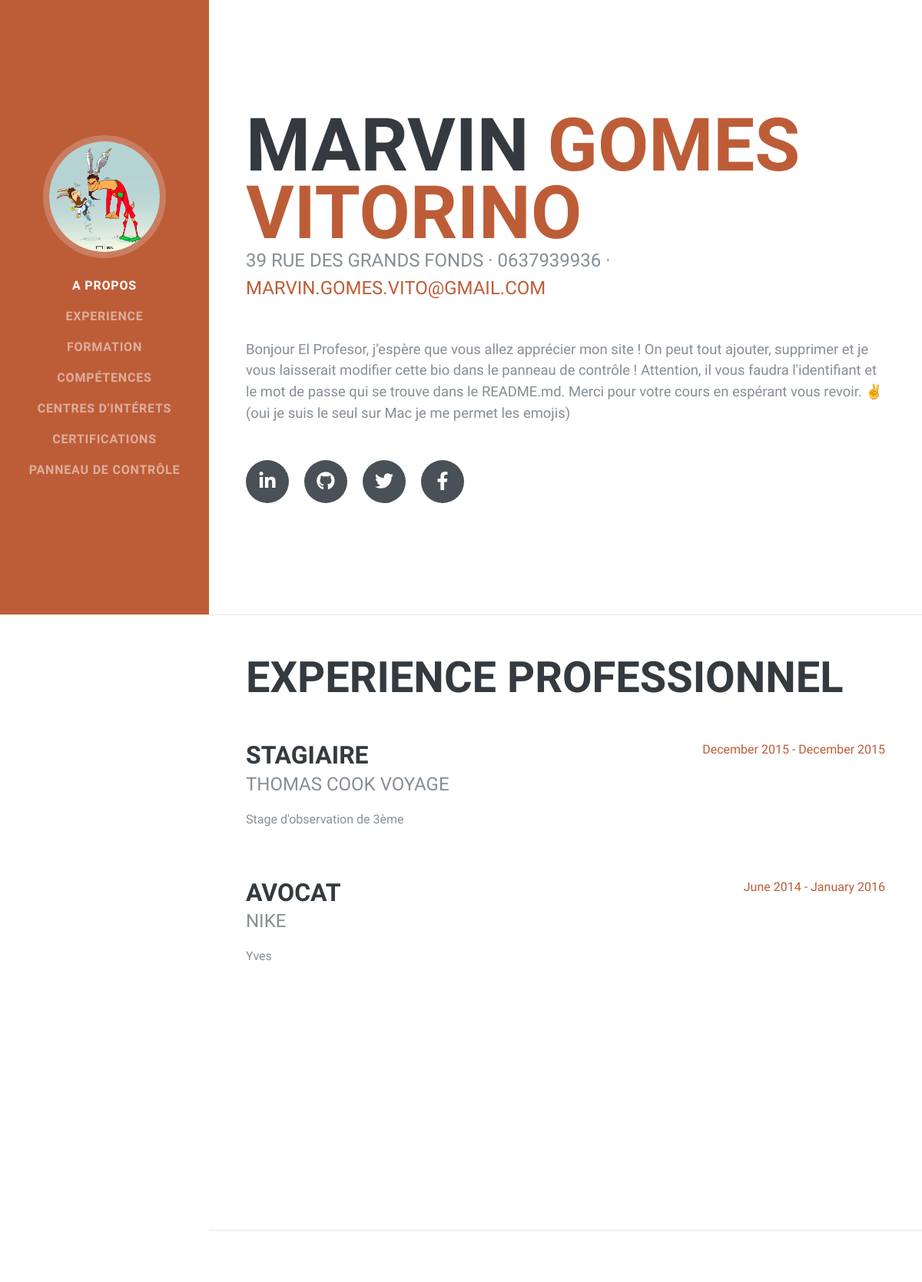
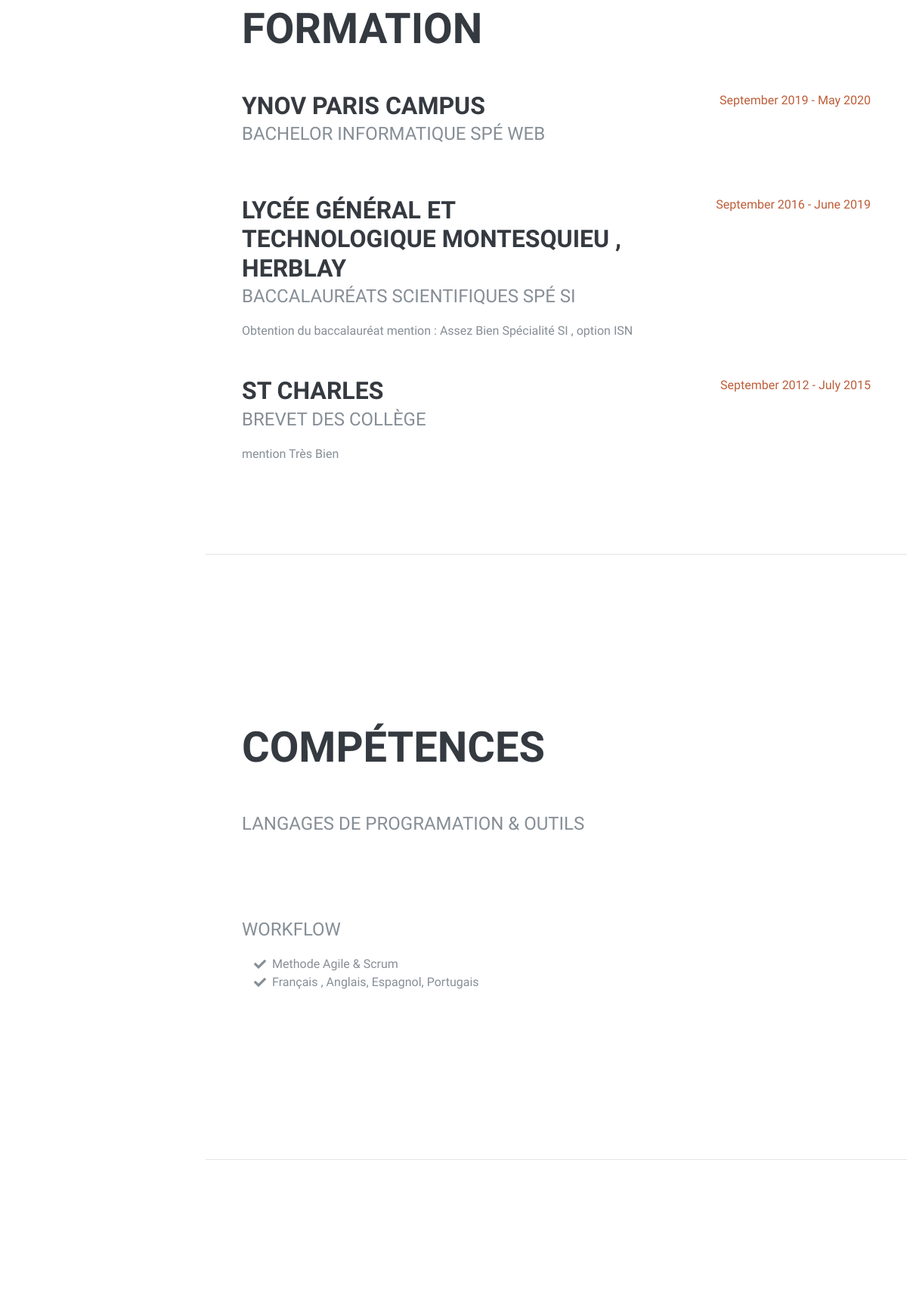
The page / (upper part) on the database its author committed (2 pictures, top to bottom).
### tables this page shows
CREATE TABLE `user` (
  `id_user` int(11) NOT NULL,
  `prenom` varchar(255) NOT NULL,
  `nom` varchar(255) NOT NULL,
  `adresse` text NOT NULL,
  `num` varchar(11) NOT NULL,
  `bio` text NOT NULL,
  `email` varchar(255) NOT NULL,
  `fb` text,
  `twitter` text,
  `linkedin` text,
  `github` text,
  `username` varchar(60) NOT NULL,
  `password` varchar(60) NOT NULL,
  `img` text NOT NULL
);

CREATE TABLE `experience` (
  `id_exp` int(11) NOT NULL,
  `entreprise` varchar(255) NOT NULL,
  `metier` varchar(255) NOT NULL,
  `description` text,
  `date_debut` date NOT NULL,
  `date_fin` date DEFAULT NULL
);

CREATE TABLE `formation` (
  `id_forma` int(11) NOT NULL,
  `nom_univ` varchar(255) NOT NULL,
  `nom_diplome` varchar(255) NOT NULL,
  `description` text,
  `date_debut` date NOT NULL,
  `date_fin` date DEFAULT NULL
);

CREATE TABLE `competences` (
  `id_competences` int(11) NOT NULL,
  `description` text
);

### inc/db.php (called while the page is built, shortened)
<?php
$pdo = new PDO('mysql:host=localhost;dbname=marvinvitorino', 'root', 'root');
$utilisateur = $pdo->query("SELECT * FROM user ")->fetch(PDO::FETCH_OBJ);
$resultat_exp = $pdo->query("SELECT * FROM experience");
$resultat_forma = $pdo->query("SELECT * FROM formation");
$resultat_comp = $pdo->query("SELECT * FROM competences");

### index.php (the view, shortened to what this page needs)
<?php
require_once 'inc/db.php';
?>
<!DOCTYPE html>
<html lang="fr">
<head>
  <link href="vendor/bootstrap/css/bootstrap.min.css" rel="stylesheet">
  <link href="vendor/fontawesome-free/css/all.min.css" rel="stylesheet">
  <link rel="stylesheet" href="https://cdn.rawgit.com/konpa/devicon/df6431e323547add1b4cf45992913f15286456d3/devicon.min.css">
  <link href="css/resume.min.css" rel="stylesheet">
</head>
<body id="page-top">
  <nav class="navbar navbar-expand-lg navbar-dark bg-primary fixed-top" id="sideNav">
    <a class="navbar-brand js-scroll-trigger" href="#page-top">
      <span class="d-none d-lg-block">
        <img class="img-fluid img-profile rounded-circle mx-auto mb-2" src="<?php echo $utilisateur->img ?>" alt="">
      </span>
    </a>
    <div class="collapse navbar-collapse" id="navbarSupportedContent">
      <ul class="navbar-nav">
        <li class="nav-item">
          <a class="nav-link js-scroll-trigger" href="#about">A Propos</a>
        </li>
        <li class="nav-item">
          <a class="nav-link js-scroll-trigger" href="#experience">Experience</a>
        </li>
        <li class="nav-item">
          <a class="nav-link js-scroll-trigger" href="#education">Formation</a>
        </li>
        <li class="nav-item">
          <a class="nav-link js-scroll-trigger" href="#skills">Compétences</a>
        </li>
        <li class="nav-item">
          <a class="nav-link js-scroll-trigger" href="#interests">Centres d'intérets</a>
        </li>
        <li class="nav-item">
          <a class="nav-link js-scroll-trigger" href="#awards">Certifications</a>
        </li>
        <li class="nav-item">
          <a class="nav-link js-scroll-trigger" href="admin.php">Panneau de Contrôle</a>
        </li>
      </ul>
    </div>
  </nav>
  <div class="container-fluid p-0">
    <section class="resume-section p-3 p-lg-5 d-flex align-items-center" id="about">
      <div class="w-100">
        <h1 class="mb-0"><?php echo $utilisateur->prenom ?>
          <span class="text-primary"><?php echo $utilisateur->nom ?></span>
        </h1>
        <div class="subheading mb-5"><?php echo $utilisateur->adresse ?> · <?php echo $utilisateur->num ?> ·
          <a href="mailto:<?php echo $utilisateur->email ?>"><?php echo $utilisateur->email ?></a>
        </div>
        <p class="lead mb-5"><?php echo $utilisateur->bio ?></p>
        <div class="social-icons">
          <a href="http://<?php echo $utilisateur->linkedin ?>">
            <i class="fab fa-linkedin-in"></i>
          </a>
          <a href="http://<?php echo $utilisateur->github ?>">
            <i class="fab fa-github"></i>
          </a>
          <a href="http://<?php echo $utilisateur->twitter ?>">
            <i class="fab fa-twitter"></i>
          </a>
          <a href="http://<?php echo $utilisateur->fb ?>">
            <i class="fab fa-facebook-f"></i>
          </a>
        </div>
      </div>
    </section>
    <hr class="m-0">
    <section class="resume-section p-3 p-lg-5 d-flex justify-content-center" id="experience">
      <div class="w-100">
        <h2 class="mb-5">Experience professionnel</h2>
        <?php while ($experience = $resultat_exp->fetch(PDO::FETCH_OBJ)) :
          $date_debut = new DateTime($experience->date_debut);
        ?>
          <div class="resume-item d-flex flex-column flex-md-row justify-content-between mb-5">
            <div class="resume-content">
              <h3 class="mb-0"><?php echo $experience->metier ?></h3>
              <div class="subheading mb-3"><?php echo $experience->entreprise ?></div>
              <p><?php echo $experience->description ?></p>
            </div>
            <div class="resume-date text-md-right">
              <span class="text-primary"><?php echo $date_debut->format('F Y'); ?> - <?php if (($experience->date_fin == NULL) or empty($experience->date_fin)) {
                                                                                        $date_fin = date("F Y");
                                                                                        echo $date_fin;
                                                                                      } else {
                                                                                        $date_fin = new DateTime($experience->date_fin);
                                                                                        echo $date_fin->format('F Y');
                                                                                      } ?></span>
            </div>
          </div>
        <?php
        endwhile ?>
      </div>
    </section>
    <hr class="m-0">
    <section class="resume-section p-3 p-lg-5 d-flex align-items-center" id="education">
      <div class="w-100">
        <h2 class="mb-5">Formation</h2>
        <?php while ($formation = $resultat_forma->fetch(PDO::FETCH_OBJ)) {
          $date_debut = new DateTime($formation->date_debut);
          $date_fin = new DateTime($formation->date_fin); ?>
          <div class="resume-item d-flex flex-column flex-md-row justify-content-between mb-5">
            <div class="resume-content">
              <h3 class="mb-0"><?php echo $formation->nom_univ ?></h3>
              <div class="subheading mb-3"><?php echo $formation->nom_diplome ?></div>
              <div><?php echo $formation->description ?></div>
            </div>
            <div class="resume-date text-md-right">
              <span class="text-primary"><?php echo $date_debut->format('F Y'); ?> - <?php if (($formation->date_fin == NULL) or empty($formation->date_fin)) {
                                                                                        $date_fin = date("F Y");
                                                                                        echo $date_fin;
                                                                                      } else {
                                                                                        $date_fin = new DateTime($formation->date_fin);
                                                                                        echo $date_fin->format('F Y');
                                                                                      } ?></span>
            </div>
          </div>
        <?php } ?>
      </div>
    </section>
    <hr class="m-0">
    <section class="resume-section p-3 p-lg-5 d-flex align-items-center" id="skills">
      <div class="w-100">
        <h2 class="mb-5">Compétences</h2>
        <div class="subheading mb-3">Langages de Programation &amp; Outils</div>
        <ul class="list-inline dev-icons">
        </ul>
        <div class="subheading mb-3">Workflow</div>
        <ul class="fa-ul mb-0">
          <?php while ($competence = $resultat_comp->fetch(PDO::FETCH_OBJ)) : ?>
            <li>
              <i class="fa-li fa fa-check"></i>
              <?php echo $competence->description ?></li>
          <?php endwhile ?>
        </ul>
      </div>
    </section>
    <hr class="m-0">
    <section class="resume-section p-3 p-lg-5 d-flex align-items-center" id="interests">
    </section>
  </div>
</body>
</html>

### rows shown on the page
user: img (picture), prenom "MARVIN", nom "GOMES VITORINO", adresse "39 RUE DES GRANDS FONDS", num "0637939936", email "MARVIN.GOMES.VITO@GMAIL.COM", bio "Bonjour El Profesor, j’espère que vous allez apprécier mon site ! On peut tout ajouter, supprimer et je vous laisserait modifier cette bio dans le panneau de contrôle ! Attention, il vous faudra l'identifiant et le mot de passe qui se trouve dans le README.md. Merci pour votre cours en espérant vous revoir. ✌️(oui je suis le seul sur Mac je me permet les emojis)"
experience: metier "STAGIAIRE", entreprise "THOMAS COOK VOYAGE", description "Stage d'observation de 3ème", date_debut "December 2015", date_fin "December 2015"
experience: metier "AVOCAT", entreprise "NIKE", description "Yves", date_debut "June 2014", date_fin "January 2016"
formation: nom_univ "YNOV PARIS CAMPUS", nom_diplome "BACHELOR INFORMATIQUE SPÉ WEB", date_debut "September 2019", date_fin "May 2020"
formation: nom_univ "LYCÉE GÉNÉRAL ET TECHNOLOGIQUE MONTESQUIEU , HERBLAY", nom_diplome "BACCALAURÉATS SCIENTIFIQUES SPÉ SI", description "Obtention du baccalauréat mention : Assez Bien Spécialité SI , option ISN", date_debut "September 2016", date_fin "June 2019"
formation: nom_univ "ST CHARLES", nom_diplome "BREVET DES COLLÈGE", description "mention Très Bien", date_debut "September 2012", date_fin "July 2015"
competences: description "Methode Agile & Scrum"
competences: description "Français , Anglais, Espagnol, Portugais"
